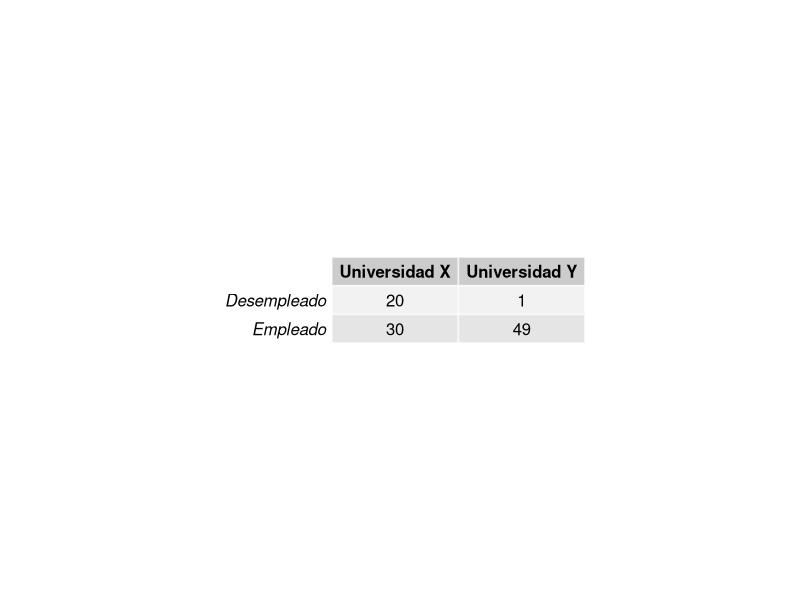
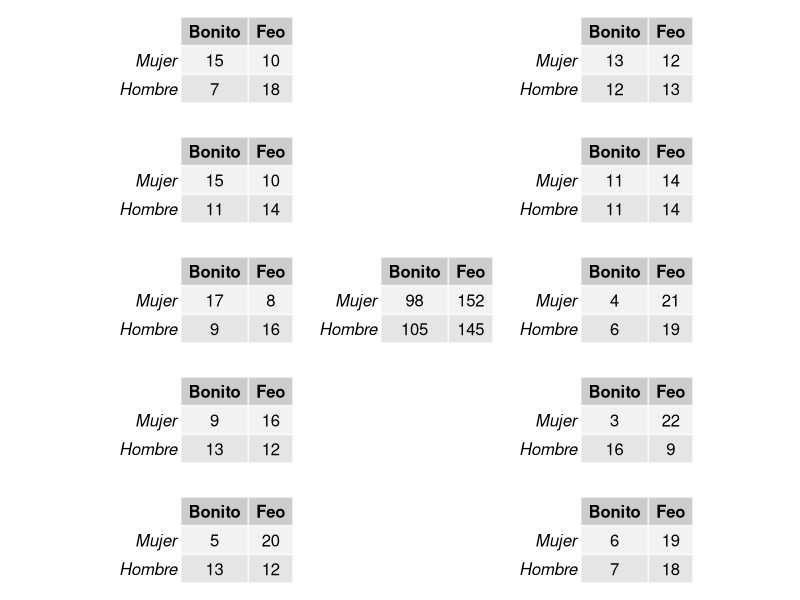
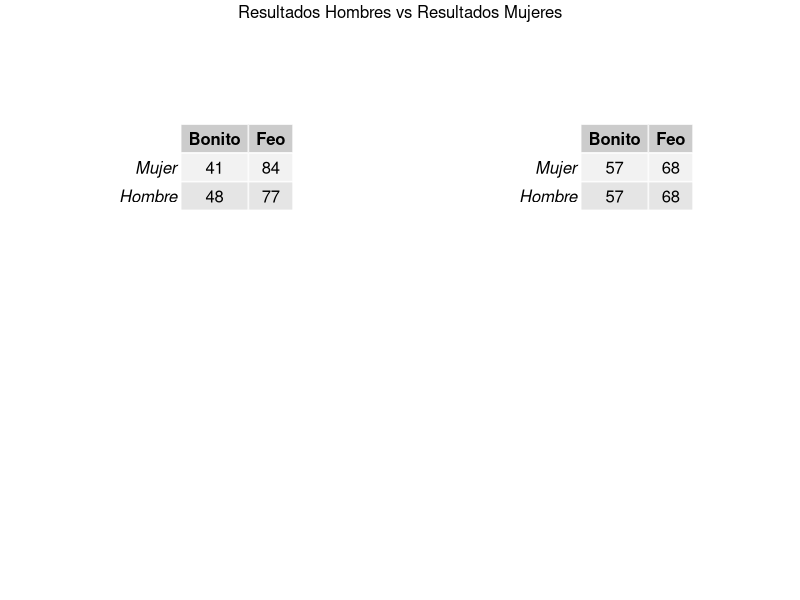
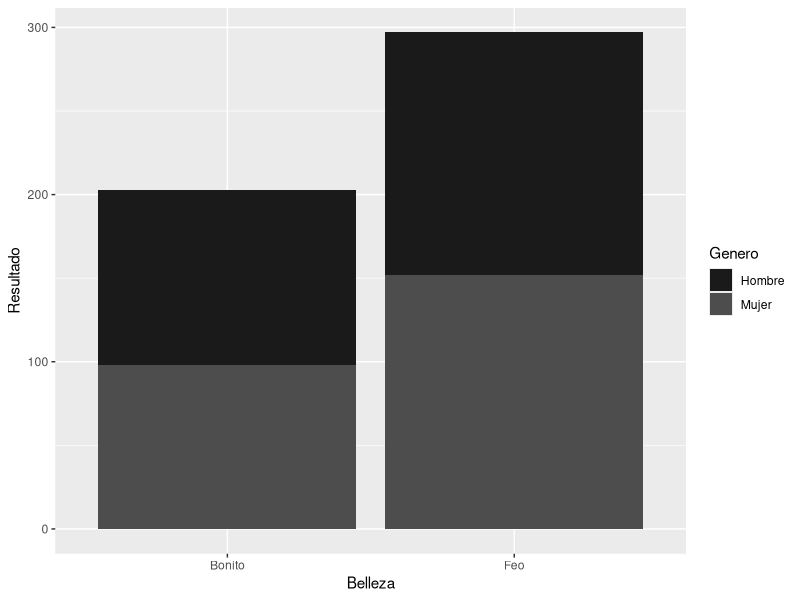
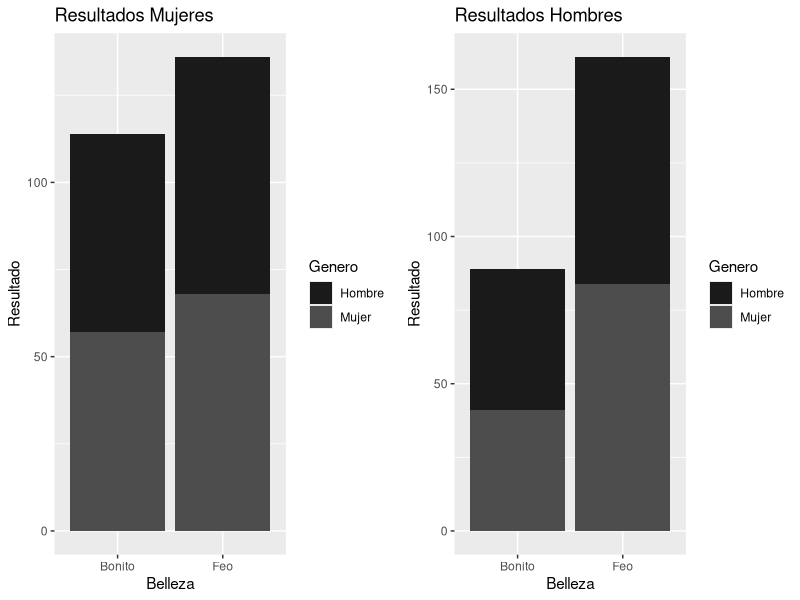

Generate these figures, in order, with R:
## ---- chunk 1
library(knitr)
library(ggplot2)
library(gridExtra)
library(grid)
library(readxl)
library(tidyr)
library(ggpubr)
library(dplyr, warn.conflicts = FALSE)
# Suppress summarise info
options(dplyr.summarise.inform = FALSE, scipen=999)
## ---- chunk 2
knitr::opts_chunk$set(echo = FALSE, comment = "", warnings=FALSE, message = FALSE)
mytheme <- gridExtra::ttheme_default(
             core = list(padding=unit(c(1, 1), "mm"))
           )
## ---- chunk 3
##Simulacion datos para ilustracion de prueba de fisher:
set.seed(123)
simulacion1 <- sample(c('Empleado', 'Desempleado'), 50, replace = TRUE, prob = c(0.6, 0.4))
simulacion1 <- data.frame(Empleo = simulacion1, Educacion = rep('Universidad X', 50))

simulacion2 <- sample(c('Empleado', 'Desempleado'), 50, replace = TRUE, prob = c(0.9, 0.1))
simulacion2 <- data.frame(Empleo = simulacion2, Educacion = rep('Universidad Y', 50))

datos_simulados <- rbind(simulacion1, simulacion2)
datos_simulados <-table(datos_simulados)
grid.arrange(tableGrob(datos_simulados, theme=mytheme), nrow=1, ncol=1)
## ---- chunk 4
fisher.test(datos_simulados)
## ---- chunk 5
datos_encuestas <- read_excel('resultados_categoricos.xlsx')
#Generacion de bases de datos
tablas <- list()
for(i in 1:10){
    datos <- as.data.frame(datos_encuestas[datos_encuestas['Tanda']==i,])
    datos <- t(matrix(datos$Resultado, nrow = 2, ncol = 2))
    row.names(datos) <- c('Mujer', 'Hombre')
    colnames(datos) <- c('Bonito', 'Feo')
    tablas[[i]] <- datos
}
grid.arrange(
  tableGrob(tablas[[1]]),
  tableGrob(tablas[[2]]),
  tableGrob(tablas[[3]]),
  tableGrob(tablas[[4]]),
  tableGrob(tablas[[5]]),
  tableGrob(tablas[[6]]),
  tableGrob(tablas[[7]]),
  tableGrob(tablas[[8]]),
  tableGrob(tablas[[9]]),
  tableGrob(tablas[[10]]),
  nrow=5,
  ncol=2
  )
## ---- chunk 6
tabla_general <- datos_encuestas %>% 
    group_by(Genero, Belleza) %>% summarise(Resultado =sum(Resultado))
tabla_general <- t(matrix(tabla_general$Resultado, nrow = 2, ncol = 2))
tabla_general <- tabla_general[c(2,1),]
row.names(tabla_general) <- c('Mujer', 'Hombre')
colnames(tabla_general) <- c('Bonito', 'Feo')
grid.table(tabla_general)
## ---- chunk 7
tabla_mujeres <- datos_encuestas[datos_encuestas['Genero-Encuestado']=='F',] %>% 
    group_by(Genero, Belleza) %>% summarise(Resultado =sum(Resultado))
tabla_mujeres <- t(matrix(tabla_mujeres$Resultado, nrow = 2, ncol = 2))
row.names(tabla_mujeres) <- c('Mujer', 'Hombre')
colnames(tabla_mujeres) <- c('Bonito', 'Feo')

tabla_hombres <- datos_encuestas[datos_encuestas['Genero-Encuestado']=='M',] %>% 
    group_by(Genero, Belleza) %>% summarise(Resultado =sum(Resultado))
tabla_hombres <- t(matrix(tabla_hombres$Resultado, nrow = 2, ncol = 2))
tabla_hombres <- tabla_hombres[c(2,1),]
row.names(tabla_hombres) <- c('Mujer', 'Hombre')
colnames(tabla_hombres) <- c('Bonito', 'Feo')

grid.arrange(
  top='Resultados Hombres vs Resultados Mujeres',
  tableGrob(tabla_hombres),
  tableGrob(tabla_mujeres),
  nrow=2,
  ncol=2
)
## ---- chunk 8
datos_encuestas %>% ggplot(aes(x=Belleza, y=Resultado, fill=Genero)) +
  geom_bar(position = 'stack', stat = 'identity') + scale_fill_manual(values = c("grey10","grey30"))
## ---- chunk 9
##Grafica mujeres
mujeres <- datos_encuestas[datos_encuestas['Genero-Encuestado']=='F', ] %>% ggplot(aes(x=Belleza, y=Resultado, fill=Genero)) +
  geom_bar(position = 'stack', stat = 'identity') + scale_fill_manual(values = c("grey10","grey30")) + ggtitle('Resultados Mujeres')
##Grafica hombres
hombres <-datos_encuestas[datos_encuestas['Genero-Encuestado']=='M', ] %>% ggplot(aes(x=Belleza, y=Resultado, fill=Genero)) +
  geom_bar(position = 'stack', stat = 'identity') + scale_fill_manual(values = c("grey10","grey30")) + ggtitle('Resultados Hombres')

ggarrange(mujeres, hombres)
## ---- chunk 10
fisher.test(tabla_general)
p_valor_general <- fisher.test(tabla_general)$p.value
## ---- chunk 11
fisher.test(tabla_mujeres)
p_valor_mujeres <- fisher.test(tabla_mujeres)$p.value
## ---- chunk 12
fisher.test(tabla_hombres)
p_valor_hombres <- fisher.test(tabla_hombres)$p.value
